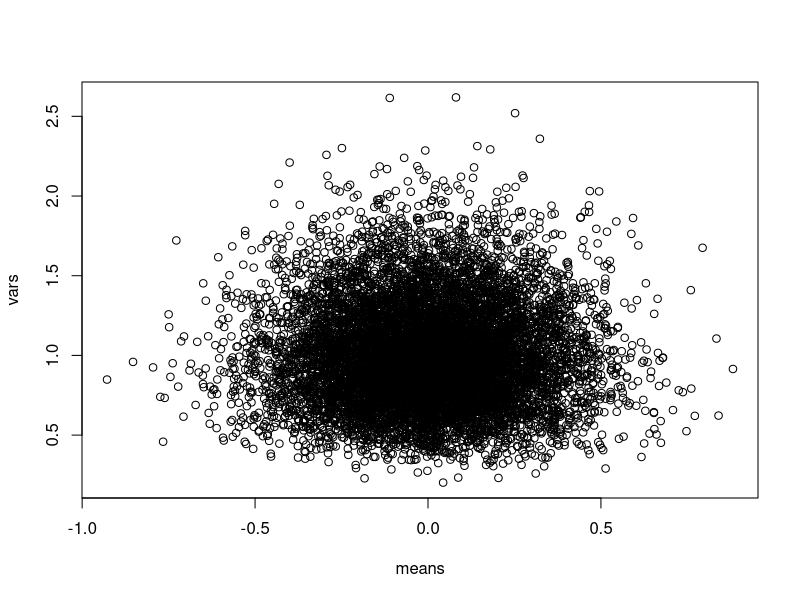

Here is the R script that generated this plot:
means=rep(0,10000)
vars=rep(0,10000)
for (i in 1:10000){
x=rnorm(20)
means[i]=mean(x)
vars[i]=var(x)}
plot(means,vars)
cor(means,vars)
